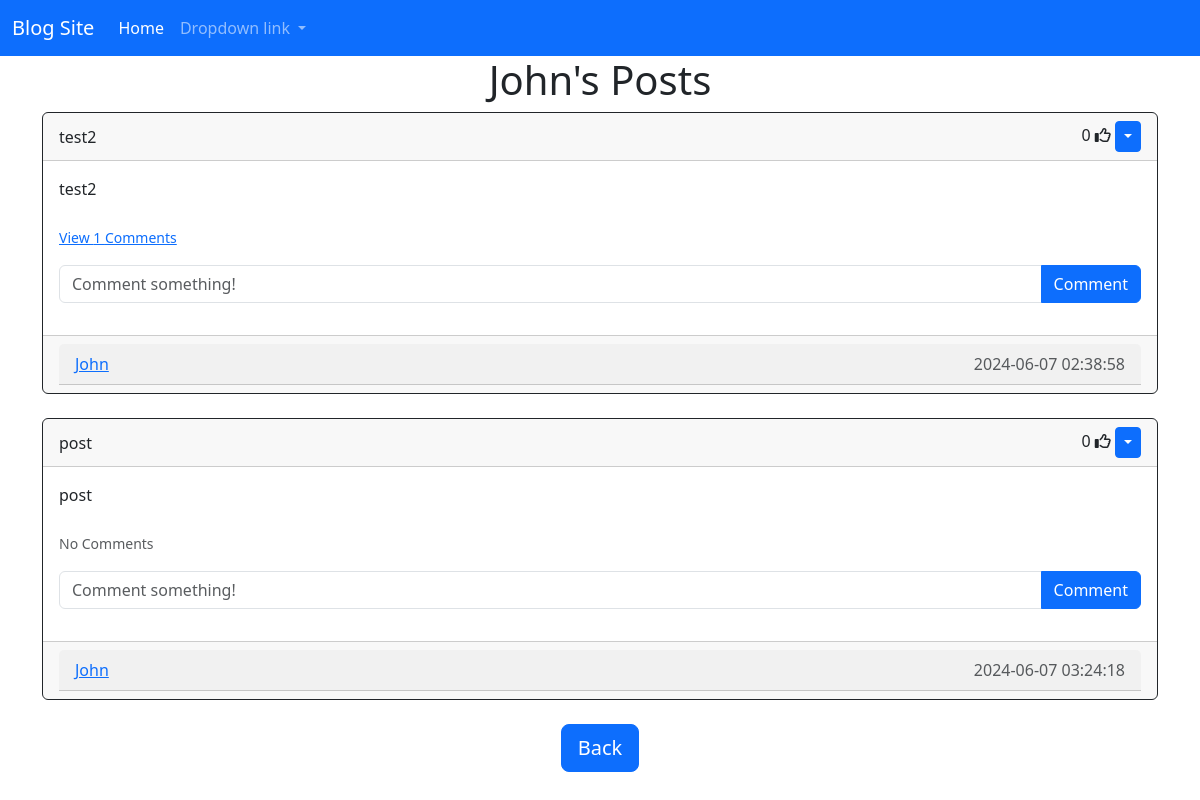
Page /posts/John (signed in) on the committed database.
### website/models.py (models this page shows)
class User(db.Model, UserMixin):
    id = db.Column(db.Integer, primary_key = True)
    email = db.Column(db.String(150), unique = True)
    username = db.Column(db.String(150), unique = True)
    password = db.Column(db.String(150))
    date_created = db.Column(db.DateTime(timezone = True), default = func.now())
    posts = db.relationship('Post', backref='user', passive_deletes=True)
    comments = db.relationship('Comment', backref='user', passive_deletes=True)
    likes = db.relationship('Like', backref='user', passive_deletes=True)

class Post(db.Model):
    id = db.Column(db.Integer, primary_key = True)
    text = db.Column(db.Text, nullable=False)
    title = db.Column(db.String(150), nullable=False)
    date_created = db.Column(db.DateTime(timezone = True), default = func.now())
    author = db.Column(db.Integer, db.ForeignKey('user.id', ondelete='CASCADE'), nullable=False)
    comments = db.relationship('Comment', backref='post', passive_deletes=True)
    likes = db.relationship('Like', backref='post', passive_deletes=True)

### website/views.py (the view)
@views.route("/posts/<username>")
@login_required
def posts(username):
    user = User.query.filter_by(username=username).first()
    if not user:
        flash("User not exist", category="error")
        return redirect(url_for("views.home"))
    posts = user.posts
    return render_template("posts.html", user=current_user, posts=posts, username=username)

### website/__init__.py (called while the page is built)
def create_app():
    app = Flask(__name__)
    app.config['SECRET_KEY'] = "helloworld"
    app.config['SQLALCHEMY_DATABASE_URI'] = f'sqlite:///{DB_NAME}'
    db.init_app(app)
    from .views import views
    from .auth import auth
    app.register_blueprint(views, url_prefix="/")
    app.register_blueprint(auth, url_prefix="/")
    from .models import User, Post, Comment, Like
    create_database(app)
    login_manager = LoginManager()
    login_manager.login_view = "auth.login"
    login_manager.init_app(app)
    @login_manager.user_loader
    def load_user(id):
        return User.query.get(int(id))
    return app

### website/templates/posts.html (shortened to what this page needs)
{% extends "posts_div.html" %}
{% block header %}
{{username}}'s Posts
{% endblock %}
{% block footer %}
<div align="center">
    <a href="/home"><button type="button" class="btn btn-primary btn-lg">Back</button></a>
</div>
{% endblock %}

### website/templates/posts_div.html (shortened to what this page needs)
{% extends "base.html" %} {% block title %}Home{% endblock %} {% block content
    %}
    <h1 align="center">{% block header %}Posts{% endblock %}</h1>
    <div id="posts">
      {% for post in posts %}
      <div class="card border-dark">
        <div class="card-header d-flex justify-content-between align-items-center">
          {{post.title}}
          <div>
            <span id="likes-count-{{post.id}}">
            {{ post.likes|length }}</span>
            {% if user.id in post.likes|map(attribute="author")|list %}
            <i class="fas fa-thumbs-up" id="like-button-{{post.id}}" onclick="like({{post.id}})"></i>
            {% else %}
            <i class="far fa-thumbs-up" id="like-button-{{post.id}}" onclick="like({{post.id}})" ></i>
            {% endif %} {% if user.id == post.author %}
            <div class="btn-group">
              <button type="button" class="btn btn-sm btn-primary dropdown-toggle" data-bs-toggle="dropdown"></button>
            </div>
            {% endif %}
          </div>
        </div>
        <div class="card-body">
          <div class="card-text">{{post.text}}</div>
          <br />
          <p class="card-text">
            {% if post.comments|length > 0 %}
            <a data-bs-toggle="collapse" href="#comments-{{post.id}}" role="button">
              <small>View {{post.comments|length}} Comments</small>
            </a>
            {% else %}
            <small class="text-muted">No Comments</small>
            {% endif %}
          </p>
          <form class="input-group mb-3" method="POST" action="/create-comment/{{post.id}}">
            <input type="text" id="text"name="text" class="form-control" placeholder="Comment something!"/>
            <button type="submit" class="btn btn-primary">Comment</button>
          </form>
        </div>
        <div class="card-footer text-muted">
            <div class="card-header d-flex justify-content-between align-items-center">
            <a href="/posts/{{post.user.username}}">{{post.user.username}}</a>
            {{post.date_created}}
            </div>
        </div>
      </div>
      <br /> {% endfor %}
    </div>
    {% block footer %}{% endblock %} {% endblock %}

### website/templates/base.html (shortened to what this page needs)
<!DOCTYPE html>
<html lang="en">
<head>
    <link href="https://cdn.jsdelivr.net/npm/bootstrap@5.3.3/dist/css/bootstrap.min.css" rel="stylesheet">
</head>
<body>
    <nav class="navbar navbar-expand-lg bg-primary" data-bs-theme="dark">
        <div class="container-fluid">
          <a class="navbar-brand" href="#">Blog Site</a>
          <div class="collapse navbar-collapse" id="navbarNavDropdown">
            <ul class="navbar-nav">
              <li class="nav-item">
                <a class="nav-link active" aria-current="page" href="/home">Home</a>
              </li>
              {% if user.is_authenticated %}
              <li class="nav-item dropdown">
                <a class="nav-link dropdown-toggle" href="#" role="button" data-bs-toggle="dropdown" aria-expanded="false">
                  Dropdown link
                </a>
              </li>
              {% endif %}
            </ul>
          </div>
        </div>
      </nav>
    <div class="container">
        {% block content %}{% endblock %}
    </div>
  </body>
</html>

### rows in the picture
User: username "John"
Post: title "test2", likes|length "0", text "test2", comments|length "1", user.username "John", date_created "2024-06-07 02:38:58"
Post: title "post", likes|length "0", text "post", shows "No Comments", user.username "John", date_created "2024-06-07 03:24:18"
